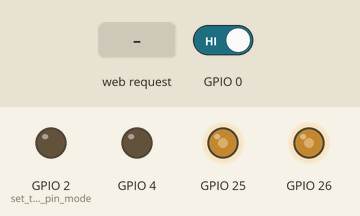
Simulated run of this sketch. Board: ESP32. On the bench: output pins drawn as LEDs (lit = HIGH). The inputs (shaded band) are chosen by the test bench; at power-on: GPIO 0 HIGH. WiFi joins after 1.5 s; servers stay silent unless stated; what the sketch prints to the serial monitor is not drawn.

Above: at 2.7 s.
2.8 s: GPIO 0 driven LOW
At 4.5 s:
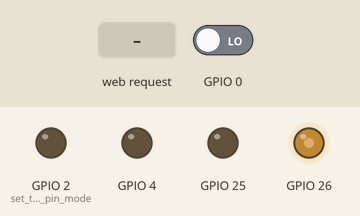
At 6.6 s:
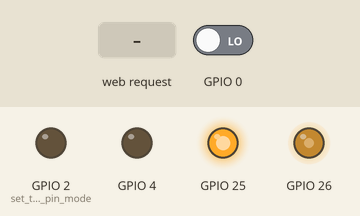
8.8 s: HTTP request GET /go received
At 11.5 s:
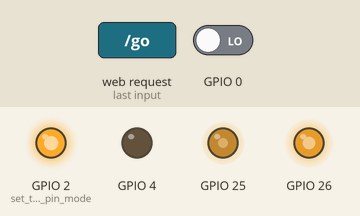
17.8 s: HTTP request GET /back received
Timing chart, 0 to 31.3 s (numbered marks = the images above; inputs shaded):
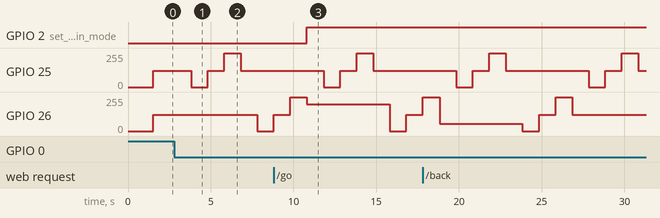

The sketch:

HTTP.ino
```cpp
/*
 WiFi Web Server LED Blink

 A simple web server that lets you blink an LED via the web.
 This sketch will print the IP address of your WiFi Shield (once connected)
 to the Serial monitor. From there, you can open that address in a web browser
 to turn on and off the LED on pin 5.

 If the IP address of your shield is yourAddress:
 http://yourAddress/H turns the LED on
 http://yourAddress/L turns it off

 This example is written for a network using WPA encryption. For
 WEP or WPA, change the Wifi.begin() call accordingly.

 Circuit:
 * WiFi shield attached
 * LED attached to pin 5

 created for arduino 25 Nov 2012
 by Tom Igoe

ported for sparkfun esp32
31.01.2017 by Jan Hendrik Berlin

 */

#include <WiFi.h>
//#include <SoftwareSerial.h>
//SoftwareSerial HoverSerial(2,3);        // RX, TX
const char* ssid     = "BanGO";
const char* password = "88888888";

WiFiServer server(80);

unsigned char play[4]={0xAA,0x02,0x00,0xAC};
unsigned char Pauses[4]={0xAA, 0x03, 0x00,0xAD};
unsigned char stops[4]={0xAA, 0x04, 0x00, 0xAE};
unsigned char last[4]={0xAA, 0x05, 0x00, 0xAF};
unsigned char next[4]={0xAA, 0x06, 0x00, 0xB0};
unsigned char volue[5]={0xAA, 0x13, 0x01, 0x10, 0xCE};

unsigned char select_play[6]={0xAA, 0x07, 0x02, 0x00, 0x08, 0xBB};


unsigned char volue_set[32] = {
  0x00,0x01,0x02,0x03,0x04,0x05,0x06,0x07,
  0x08,0x09,0x0A,0x0B,0x0C,0x0D,0x0E,0x0F,
  0x10,0x11,0x12,0x13,0x14,0x15,0x16,0x17,
  0x18,0x19,0x1A,0x1B,0x1C,0x1D,0x1E,0x1F,

};
unsigned char SM[32] = {
  0xBE,0xBF,0xC0,0xC1,0xC2,0xC3,0xC4,0xC5,
  0xC6,0xC7,0xC8,0xC9,0xCA,0xCB,0xCC,0xCD,
  0xCE,0xCF,0xD0,0xD1,0xD2,0xD3,0xD4,0xD5,
  0xD6,0xD7,0xD8,0xD9,0xDA,0xDB,0xDC,0xDD

};
unsigned char play_set[48] = {
  0x00,0x01,0x02,0x03,0x04,0x05,0x06,0x07,
  0x08,0x09,0x0A,0x0B,0x0C,0x0D,0x0E,0x0F,
  0x10,0x11,0x12,0x13,0x14,0x15,0x16,0x17,
  0x18,0x19,0x1A,0x1B,0x1C,0x1D,0x1E,0x1F,
  0x20,0x21,0x22,0x23,0x24,0x25,0x26,0x27,
  0x28,0x29,0x2A,0x2B,0x2C,0x2D,0x2E,0x2F
};

unsigned char play_SM[48] = {
  0xB3,0xB4,0xB5,0xB6,0xB7,0xB8,0xB9,0xBA,
  0xBB,0xBC,0xBD,0xBE,0xBF,0xC0,0xC0,0xC1,
  0xC2,0xC3,0xC4,0xC5,0xC6,0xC7,0xC8,0xC9,
  0xCA,0xCB,0xCC,0xCD,0xCE,0xCF,0xD0,0xD1,
  0xD2,0xD3,0xD4,0xD5,0xD6,0xD7,0xD8,0xD9,
  0xDA,0xDB,0xDC,0xDD,0xDE,0xDF,0xe0,0xE1
};

typedef struct{

   int16_t  pwml;
   int16_t  pwmr;

} SerialCommand;
SerialCommand Command;

bool flag = false;

int i,j,k;

void Send(int16_t uSteer, int16_t uSpeed)
{
  // Create command

  Command.pwml    = (int16_t)uSteer;
  Command.pwmr    = (int16_t)uSpeed;

  // Write to Serial
  Serial.write((uint8_t *) &Command, sizeof(Command));
}
void setup()
{
    Serial.begin(115200);
    pinMode(2, OUTPUT);      // set the LED pin mode

    delay(10);

    // We start by connecting to a WiFi network

    Serial.println();
    Serial.println();
    Serial.print("Connecting to ");
    Serial.println(ssid);

    WiFi.begin(ssid, password);

    while (WiFi.status() != WL_CONNECTED) {
        delay(500);
        Serial.print(".");
    }

    Serial.println("");
    Serial.println("WiFi connected.");
    Serial.println("IP address: ");
    Serial.println(WiFi.localIP());
    Serial2.begin(9600);

  Serial.println("Hoverboard Serial v1.0");
  pinMode(4,OUTPUT);
  pinMode(25,OUTPUT);
  pinMode(26,OUTPUT);
  pinMode(0,INPUT);
  Send(0, 0);
  dacWrite(25,123);
  dacWrite(26,123);
//  select_play[4] = play_set[1];
//
//  select_play[5] = play_SM[1];
//
  Serial2.write(select_play,6);
  Serial2.write(play,4);
    server.begin();

}

int value = 0;

void loop(){
 WiFiClient client = server.available();   // listen for incoming clients

  if (client) {                             // if you get a client,
    //Serial.println("New Client.");           // print a message out the serial port
    String currentLine = "";                // make a String to hold incoming data from the client
    while (client.connected()) {            // loop while the client's connected
      if (client.available()) {             // if there's bytes to read from the client,
        char c = client.read();             // read a byte, then
       // Serial.write(c);                    // print it out the serial monitor
        if (c == '\n') {                    // if the byte is a newline character

          // if the current line is blank, you got two newline characters in a row.
          // that's the end of the client HTTP request, so send a response:
          if (currentLine.length() == 0) {
            // HTTP headers always start with a response code (e.g. HTTP/1.1 200 OK)
            // and a content-type so the client knows what's coming, then a blank line:
            client.println("HTTP/1.1 200 OK");
            client.println("Content-type:text/html");
            client.println();

            // the content of the HTTP response follows the header:
            client.print("Click <a href=\"/H\">here</a> to turn the LED on pin 5 on.<br>");
            client.print("Click <a href=\"/L\">here</a> to turn the LED on pin 5 off.<br>");

            // The HTTP response ends with another blank line:
            client.println();
            // break out of the while loop:
            break;
          } else {    // if you got a newline, then clear currentLine:
            currentLine = "";
          }
        } else if (c != '\r') {  // if you got anything else but a carriage return character,
          currentLine += c;      // add it to the end of the currentLine
        }


        if (currentLine.endsWith("GET /go")) {
          digitalWrite(2, HIGH);
          dacWrite(26,200);

        }
        if (currentLine.endsWith("GET /stop")) {
          digitalWrite(2, LOW);
           dacWrite(25,123);
           dacWrite(26,123);
        }
        if (currentLine.endsWith("GET /back")) {
          digitalWrite(2, HIGH);
          dacWrite(26,55);
          select_play[4] = play_set[3];

          select_play[5] = play_SM[3];

          Serial2.write(select_play,6);

        }
        if (currentLine.endsWith("GET /left")) {
          digitalWrite(2, HIGH);
          dacWrite(25,55);

        }
        if (currentLine.endsWith("GET /right")) {
          digitalWrite(2, HIGH);
           dacWrite(25,200);

        }
         if (currentLine.endsWith("GET /light")) {
          digitalWrite(2, HIGH);
           dacWrite(25,200);

          select_play[4] = play_set[2];

          select_play[5] = play_SM[2];

          Serial2.write(select_play,6);

        }

      }
    }
    // close the connection:
    client.stop();
    //Serial.println("Client Disconnected.");
  }
      if(digitalRead(0)==0){
    delay(10);
    if(digitalRead(0)==0){
      dacWrite(25,123);
      dacWrite(25,123);
      delay(1000);
      dacWrite(25,0);
      delay(1000);
      dacWrite(25,123);
      delay(1000);
      dacWrite(25,255);
      delay(1000);
      dacWrite(25,123);
      delay(1000);
      dacWrite(26,0);
      delay(1000);
      dacWrite(26,123);
      delay(1000);
      dacWrite(26,255);
      delay(1000);
      dacWrite(26,123);
      Send(1, 0);

    }
  }


}
```

Measured:
- after the input at 2.8 s, GPIO 25: 123/255 → 0/255 after 1.0 s, → 123/255 1.0 s later, → 255/255 1.0 s later, → 123/255 1.0 s later; GPIO 26: 123/255 → 0/255 after 5.0 s
- after the input at 8.8 s, GPIO 2 (set_the_LED_pin_mode): LOW → HIGH after 2.0 s
